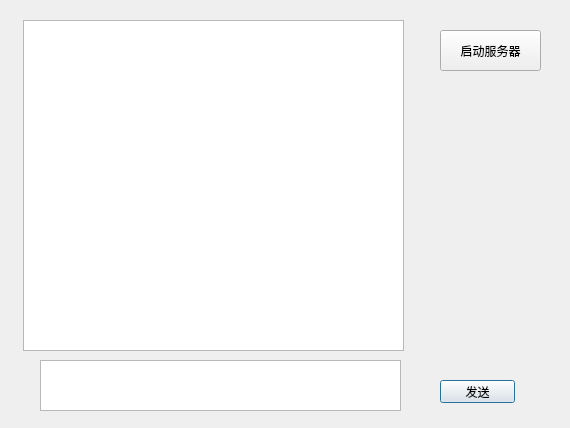
<?xml version="1.0" encoding="UTF-8"?>
<ui version="4.0">
 <class>Dialog</class>
 <widget class="QDialog" name="Dialog">
  <property name="geometry">
   <rect>
    <x>0</x>
    <y>0</y>
    <width>570</width>
    <height>428</height>
   </rect>
  </property>
  <property name="windowTitle">
   <string>Dialog</string>
  </property>
  <widget class="QPushButton" name="Button_send">
   <property name="geometry">
    <rect>
     <x>440</x>
     <y>380</y>
     <width>75</width>
     <height>23</height>
    </rect>
   </property>
   <property name="text">
    <string>发送</string>
   </property>
   <property name="checkable">
    <bool>true</bool>
   </property>
  </widget>
  <widget class="QPushButton" name="Button_start">
   <property name="geometry">
    <rect>
     <x>440</x>
     <y>30</y>
     <width>101</width>
     <height>41</height>
    </rect>
   </property>
   <property name="text">
    <string>启动服务器</string>
   </property>
   <property name="checkable">
    <bool>true</bool>
   </property>
  </widget>
  <widget class="QTextEdit" name="Text_chat">
   <property name="geometry">
    <rect>
     <x>23</x>
     <y>20</y>
     <width>381</width>
     <height>331</height>
    </rect>
   </property>
  </widget>
  <widget class="QTextEdit" name="textEdit_2">
   <property name="geometry">
    <rect>
     <x>40</x>
     <y>360</y>
     <width>361</width>
     <height>51</height>
    </rect>
   </property>
  </widget>
 </widget>
 <resources/>
 <connections/>
</ui>
